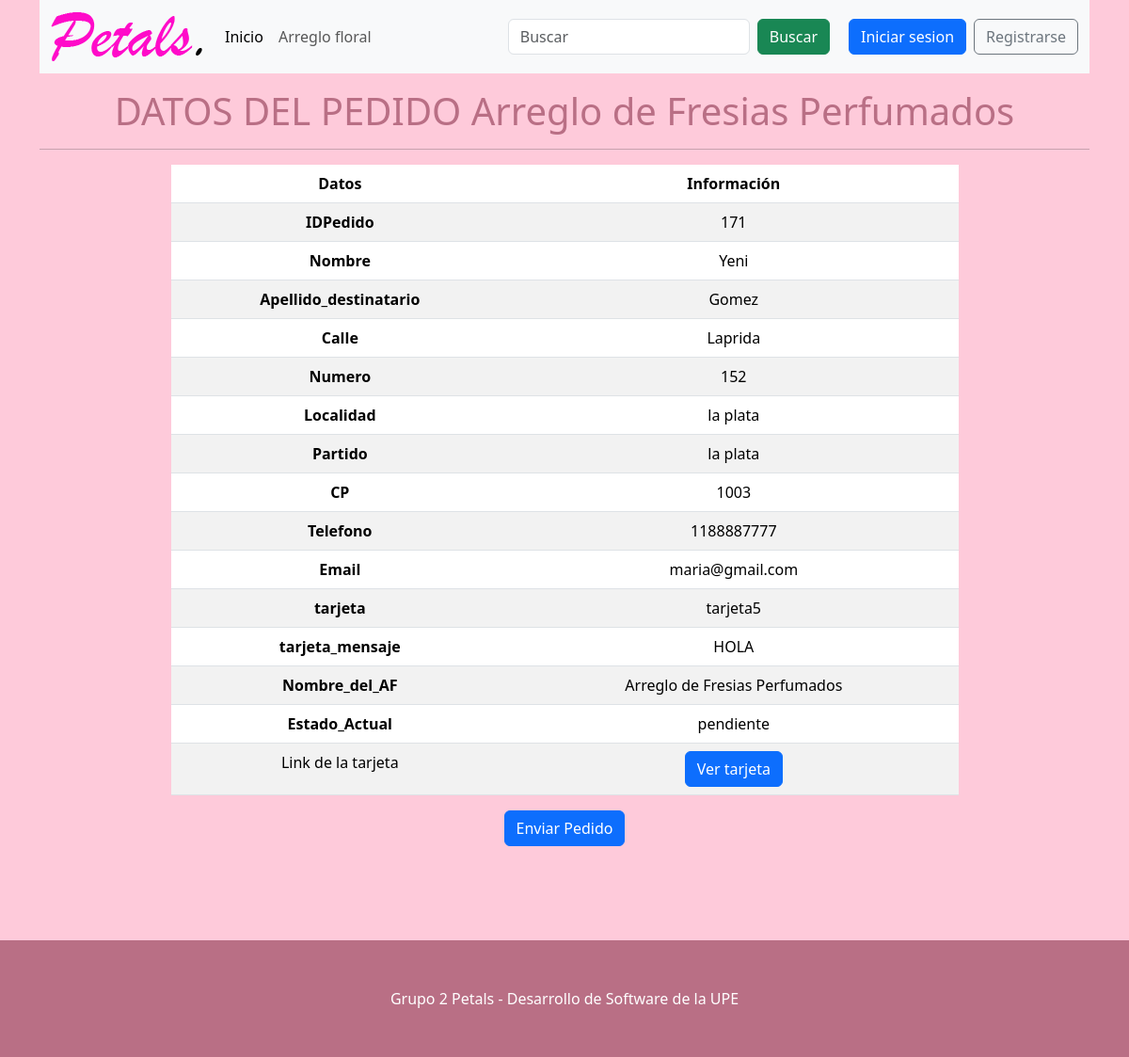
/envio.php?id=171, run on the app's committed database.
### tables this page shows
CREATE TABLE `pedido` (
  `Cantidad` int(11) NOT NULL,
  `Precio` int(11) NOT NULL,
  `Fecha_Entrega` date NOT NULL,
  `Estado_Actual` varchar(45) NOT NULL,
  `IDPedido` int(11) NOT NULL,
  `IDProducto_Catalogo` int(11) DEFAULT NULL
);

CREATE TABLE `producto_catalogo` (
  `Imagen_del_AF` varchar(45) NOT NULL,
  `Nombre_del_AF` varchar(45) NOT NULL,
  `Codigo_del_AF` int(11) NOT NULL,
  `Precio_del_AF` int(11) NOT NULL,
  `Descripcion_del_AF` varchar(50) DEFAULT NULL,
  `Activo` varchar(10) NOT NULL,
  `IDProducto_Catalogo` int(11) NOT NULL
);

CREATE TABLE `destinatario` (
  `Codigo_de_Pedido` int(11) NOT NULL,
  `Nombre` varchar(45) NOT NULL,
  `Apellido_destinatario` varchar(45) NOT NULL,
  `Telefono` int(11) NOT NULL,
  `Email` varchar(60) NOT NULL,
  `Calle` varchar(45) NOT NULL,
  `Numero` int(11) NOT NULL,
  `Localidad` varchar(45) NOT NULL,
  `Partido` varchar(45) NOT NULL,
  `CP` int(11) NOT NULL,
  `Producto` varchar(45) NOT NULL,
  `Observacion` varchar(60) NOT NULL,
  `IDDestinatario` int(11) NOT NULL,
  `IDPedido` int(11) NOT NULL,
  `tarjeta` varchar(100) NOT NULL,
  `tarjeta_mensaje` varchar(2000) NOT NULL
);

### envio.php (the view, shortened to what this page needs)
<?php
include 'app/conexion.php';
$id = $_GET['id'];
$sql = "select pedido.IDPedido, destinatario.Nombre, destinatario.Apellido_destinatario, destinatario.Calle, destinatario.Numero, destinatario.Localidad, destinatario.Partido, destinatario.CP, destinatario.Telefono, destinatario.Email, destinatario.tarjeta, destinatario.tarjeta_mensaje, producto_catalogo.Nombre_del_AF, pedido.Estado_Actual from pedido INNER JOIN destinatario on pedido.IDPedido = destinatario.IDPedido INNER JOIN producto_catalogo ON producto_catalogo.IDProducto_Catalogo = pedido.IDProducto_Catalogo where pedido.IDPedido = $id";
$result = mysqli_query($conexion, $sql);
$env = mysqli_fetch_assoc($result);
include 'sections/header.php';
?>
<div class="container">
	<section class="row d-flex justify-content-end">
		<h1 class="text-center my-3">DATOS DEL PEDIDO <?php echo $env["Nombre_del_AF"] ?></h1>
		<hr>
		<table class="table w-75 mx-auto text-center table-striped table-hover">
			<thead>
				<tr>
					<th>Datos</th>
					<th>Información</th>
				</tr>
			</thead>
			<tbody>
				<?php foreach($env as $i => $value){ ?>
				<tr>
					<th><?php echo $i ?></th>
					 <td><?php if ($value!="") echo $value;
					 else echo "sin informacion"; ?></td>
				</tr>
				<?php }?>
				<tr>
					<td>Link de la tarjeta</td>
					<?php
						if ($env["tarjeta"] != "")
							echo "<td> <a class='btn btn-primary' href='visualizar_tarjeta.php?tarjeta=$env[tarjeta]&mensaje=$env[tarjeta_mensaje]&id=$id'>Ver tarjeta</a> </td>";
						else
						    echo "<td> no disponible </td>";
						?>
				</tr>
			</tbody>
		</table>
	</section>
		<div class="row">
			<div class="col-sm-12 text-center">
				<a href="app/envioPreparado.php?id=<?php echo $env['IDPedido'] ?>" class="btn btn-primary">Enviar
					Pedido</a>
			</div>
		</div>
	</div>
	<?php
include 'sections/footer.php';
?>

### style.css (style rules this page uses)
body { background-color: #fecada; }
h1, h2 { text-align: center; margin-top: 30px; color: #b96f85; }

### data on the page
pedido: IDProducto_Catalogo.Nombre_del_AF "Arreglo de Fresias Perfumados", IDPedido "171", destinatario.Nombre "Yeni", destinatario.Apellido_destinatario "Gomez", destinatario.Calle "Laprida", destinatario.Numero "152", destinatario.Localidad "la plata", destinatario.Partido "la plata", destinatario.CP "1003", destinatario.Telefono "1188887777", destinatario.Email "maria@gmail.com", destinatario.tarjeta "tarjeta5", destinatario.tarjeta_mensaje "HOLA", Estado_Actual "pendiente"

### other printed values
$i "IDPedido"
$i "Nombre"
$i "Apellido_destinatario"
$i "Calle"
$i "Numero"
$i "Localidad"
$i "Partido"
$i "CP"
$i "Telefono"
$i "Email"
$i "tarjeta"
$i "tarjeta_mensaje"
$i "Nombre_del_AF"
$i "Estado_Actual"
